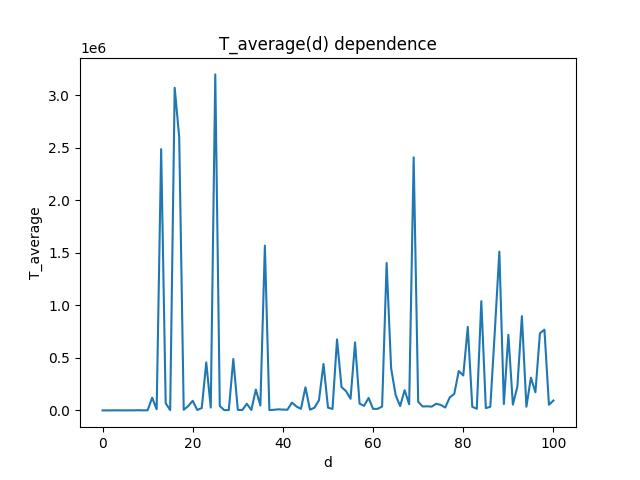

Here is the Python script that generated this plot:
import matplotlib.pyplot as plt
import random


def simulation(d,N):

    ds=[]
    

    #for i in range(d):
    #    ds.append(i)

    average_moves=[]
    
    average_moves.append(0.0)

    for i in range(1,d+1):
    
        moves=[]
    
        for j in range(N):
        
            kate=0
            john=i
            move_counter=0
            
            while True:
                
                decision1 = random.randint(0,1)         # 0 - left, 1 - right
                
                if(decision1==0):
                    kate-=1
                else:
                    kate+=1
                  
                if(kate==john):
                    move_counter+=1
                    #print("Kate: {}, John: {}".format(kate,john))
                    break
                else:
                    decision2 = random.randint(0,1)
                    
                    if(decision2==0):
                        john-=1
                    else:
                        john+=1
                        
                    move_counter+=1
                    #print("Kate: {}, John: {}".format(kate,john))
                        
                    if(kate==john):
                        break
                        
            moves.append(move_counter)
            #print("----------------------------")
            #print(move_counter)
            #print("----------------------------")
        
        average=sum(moves)/len(moves)
        #print("----------------------------")
        #print("----------------------------")
        print("{} {}".format(i,average))
        #print("----------------------------")
        #print("----------------------------")
        average_moves.append(average)
     
    #plt.plot(ds,average_moves)
    #plt.title("T_average(d) dependence")
    #plt.xlabel("d")
    #plt.ylabel("T_average")
    #plt.savefig('task2.jpg')
    #plt.show()
    #    
            
def plot():
    ys= [0.0,57.6,50.95,961.85,163.6,246.3,404.45,323.95,1951.65,64.7,1609.35,121554.9,10467.35,2488843.85,68696.1,2770.55,3073254.9,2603731.2,5741.35,41469.05,91541.5,3999.6,22413.65,456830.0,26938.1,3200446.2,41746.1,2307.6,3218.95,489572.0,5477.45,3828.5,62667.1,4453.7,197952.05,46737.85,1569476.95,2867.05,5825.55,10197.25,7710.7,6427.8,74320.2,37200.65,14549.6,220292.65,7108.05,25623.6,97353.4,442514.6,25932.95,14013.15,676108.85,222021.1,183306.45,110557.35,647819.5,65123.75,43150.25,118668.8,14290.05,14841.85,36908.05,1404345.9,400959.0,146150.1,41136.0,192494.95,59176.6,2409774.2,82136.9,37141.15,39231.0,35960.1,63429.65,52166.85,27262.1,124130.1,156313.75,374940.15,332944.75,795099.2,33808.6,16122.95,1040466.85,21371.15,34922.7,756517.3,1512893.55,60380.7,720503.8,54891.05,226914.35,897676.85,34673.4,311663.4,172498.15,734453.8,768743.1,53623.75,94359.35]
    
    ds=[]
    

    for i in range(101):
        ds.append(i)
        
    plt.plot(ds,ys)
    plt.title("T_average(d) dependence")
    plt.xlabel("d")
    plt.ylabel("T_average")
    plt.savefig('task2.jpg')
    plt.show()

if __name__ == "__main__":
     
     #simulation(100,20)
     plot()
     
     
